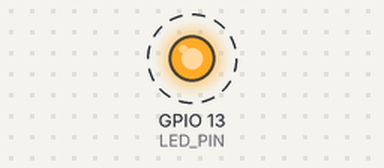
The sketch below on a simulated ESP32. On the bench: output pins drawn as LEDs (lit = HIGH). Dashed ring = blinking. What the sketch prints to the serial monitor is not drawn.

Above: at 0.56 s.
Timing chart, 0 to 3.5 s (numbered marks = the images above):
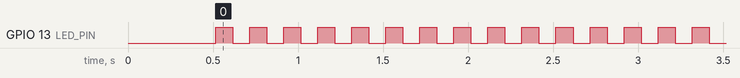

Measured:
- by itself, GPIO 13 (LED_PIN): alternates HIGH for 0.10 s and LOW for 0.10 s
- by itself, everything shown: repeats every 5.2 s, in 26 steps

The sketch:

02_blink_b.ino
```cpp
// =============================================================================
// 02_blink_b — Firmware Test B
// ESP32 Flash Manager test sketches
// =============================================================================
//
// PURPOSE
// -------
// A second identifiable firmware for testing flash and restore operations.
// Blinks the onboard LED fast (5 Hz) so it is immediately visually distinct
// from Firmware Test A (slow blink).
//
// Use this sketch to:
//   - Flash over Firmware A and confirm the region was written (LED changes)
//   - Restore the Firmware A backup and confirm the LED returns to slow blink
//   - Test the full flash/backup/restore cycle on the app0 region
//
// ARDUINO IDE SETTINGS
// --------------------
//   Board:            ESP32 Dev Module
//   Flash Size:       16MB (128Mb)
//   Partition Scheme: Custom
//   Upload Speed:     921600
//   Serial Monitor:   115200 baud
//
// LED BEHAVIOUR
// -------------
//   Fast blink — 100ms on, 100ms off (5 Hz)
//   This is Firmware B. Firmware A blinks slow.
//
// =============================================================================

#define LED_PIN 13
#define BAUD_RATE 115200
#define SKETCH_NAME "Firmware Test B"
#define SKETCH_VERSION "1.0"
#define BLINK_ON_MS 100
#define BLINK_OFF_MS 100

void setup() {
  pinMode(LED_PIN, OUTPUT);
  Serial.begin(BAUD_RATE);
  delay(500);

  Serial.println();
  Serial.println("==============================");
  Serial.println("  " + String(SKETCH_NAME) + " v" + String(SKETCH_VERSION));
  Serial.println("  ESP32 Flash Manager Test");
  Serial.println("==============================");
  Serial.println();
  Serial.println("  LED pattern: FAST blink (5 Hz)");
  Serial.println("  Flash region: app0 at 0x10000");
  Serial.println("  Restore Firmware A backup to return to slow blink.");
  Serial.println();
  Serial.println("  Running...");
}

void loop() {
  digitalWrite(LED_PIN, HIGH);
  delay(BLINK_ON_MS);
  digitalWrite(LED_PIN, LOW);
  delay(BLINK_OFF_MS);
}
```
